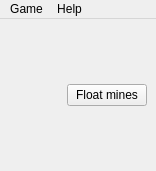
<?xml version="1.0" encoding="UTF-8"?>
<ui version="4.0">
 <class>MainWindow</class>
 <widget class="QMainWindow" name="MainWindow">
  <property name="geometry">
   <rect>
    <x>0</x>
    <y>0</y>
    <width>156</width>
    <height>171</height>
   </rect>
  </property>
  <widget class="QWidget" name="centralwidget">
   <layout class="QGridLayout" name="gridLayout_2">
    <item row="0" column="0">
     <layout class="QGridLayout" name="gameLayout">
      <property name="spacing">
       <number>2</number>
      </property>
     </layout>
    </item>
    <item row="1" column="0">
     <layout class="QHBoxLayout" name="horizontalLayout">
      <item>
       <spacer name="horizontalSpacer">
        <property name="orientation">
         <enum>Qt::Horizontal</enum>
        </property>
        <property name="sizeHint" stdset="0">
         <size>
          <width>40</width>
          <height>20</height>
         </size>
        </property>
       </spacer>
      </item>
      <item>
       <widget class="QPushButton" name="pushButtonNext">
        <property name="text">
         <string>Float mines</string>
        </property>
       </widget>
      </item>
     </layout>
    </item>
   </layout>
  </widget>
  <widget class="QMenuBar" name="menuBar">
   <property name="geometry">
    <rect>
     <x>0</x>
     <y>0</y>
     <width>156</width>
     <height>25</height>
    </rect>
   </property>
   <widget class="QMenu" name="menuGame">
    <property name="title">
     <string>Game</string>
    </property>
    <addaction name="actionRestart"/>
    <addaction name="actionExit"/>
   </widget>
   <widget class="QMenu" name="menuHelp">
    <property name="title">
     <string>Help</string>
    </property>
    <addaction name="actionAbout"/>
   </widget>
   <addaction name="menuGame"/>
   <addaction name="menuHelp"/>
  </widget>
  <action name="actionRestart">
   <property name="text">
    <string>Restart</string>
   </property>
  </action>
  <action name="actionInformation">
   <property name="text">
    <string>Information</string>
   </property>
  </action>
  <action name="actionExit">
   <property name="text">
    <string>Exit</string>
   </property>
  </action>
  <action name="actionAbout">
   <property name="text">
    <string>About</string>
   </property>
  </action>
 </widget>
 <resources/>
 <connections/>
</ui>
